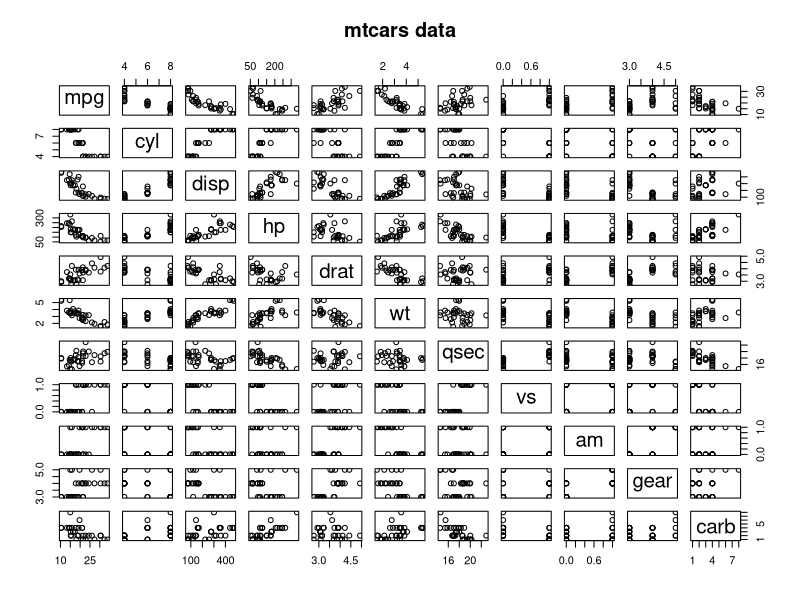
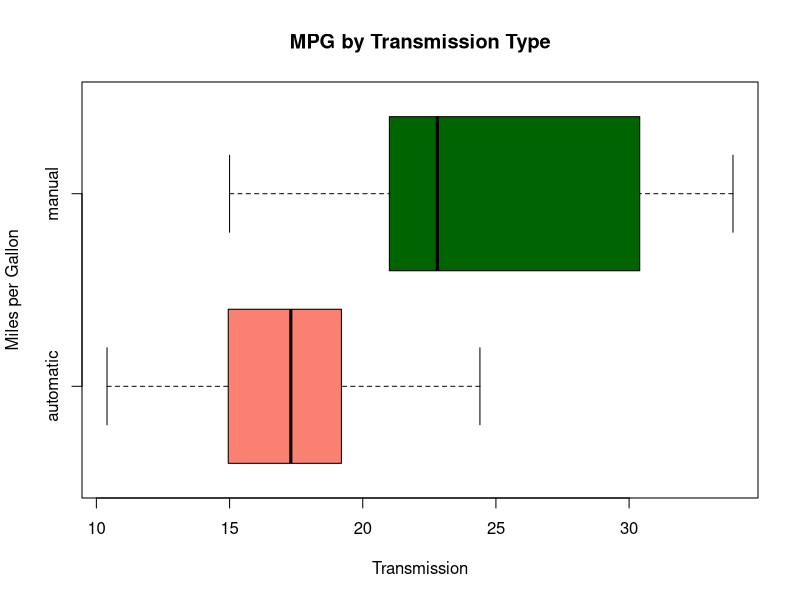

R code for these plots, in order:
# REGRESSION MODEL COURSE PROJECT

# 1. obiettivo del progetto
# 2. descrizione del db (?mtcars)

mtcars
summary(mtcars)

#? Is an automatic or manual transmission better for MPG
# column am = transmission (0=automatic, 1=manual)

# exploratory graph 1
# require(graphics)
pairs(mtcars, main = "mtcars data")

# exploratory graph 2
boxplot(mpg ~ am, data = mtcars,
         col  = c("salmon", "dark green"),
         xlab = "Transmission",
         ylab = "Miles per Gallon",
         main = "MPG by Transmission Type",
         names= c("automatic","manual"),
         horizontal= T)   

# manual transimission is better seeing the data

# t-test
auto=subset(mtcars,select=mpg,am==0)
manual=subset(mtcars,select=mpg,am==1)
t.test(auto,manual)

# null hypotesis (mean mpg for automatic and manual are similar) rejected

# regression
regSIM <- lm(mpg~am,mtcars) 
summary(regSIM)     # seems that manual is better (average 7.245 miles plus then automatic)

regTOT <- lm(mpg~.,mtcars)
summary(regTOT)     # now manual is better but not like before (only 2.52 plus then automatic)
# R squared shown that model explains 86.9% of the variance.
# The problem is that all the coefficients aren't significative

# Try to use the stepwise regression method for choice the best variables
regBEST=step(regTOT,trace=0)
summary(regBEST) 
# This model explains 84.97% of the variance and have all the coefficients significative at 5%

